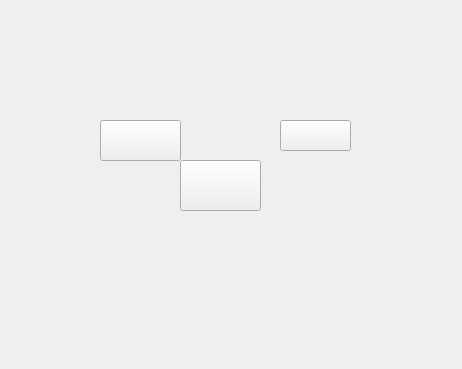
<?xml version="1.0" encoding="UTF-8"?>
<ui version="4.0">
 <class>MainWindow</class>
 <widget class="QMainWindow" name="MainWindow">
  <property name="geometry">
   <rect>
    <x>0</x>
    <y>0</y>
    <width>462</width>
    <height>369</height>
   </rect>
  </property>
  <property name="windowTitle">
   <string>MainWindow</string>
  </property>
  <property name="styleSheet">
   <string notr="true">#centralwidget{ border-image: url(:/ball/ball.jpg);}</string>
  </property>
  <widget class="QWidget" name="centralwidget">
   <widget class="QPushButton" name="pushButton">
    <property name="geometry">
     <rect>
      <x>180</x>
      <y>160</y>
      <width>81</width>
      <height>51</height>
     </rect>
    </property>
    <property name="styleSheet">
     <string notr="true">border-image: url(:/ball/kapat.png);</string>
    </property>
    <property name="text">
     <string/>
    </property>
   </widget>
   <widget class="QPushButton" name="pushButton_2">
    <property name="geometry">
     <rect>
      <x>280</x>
      <y>120</y>
      <width>71</width>
      <height>31</height>
     </rect>
    </property>
    <property name="styleSheet">
     <string notr="true">border-image: url(:/ball/genişletme.jpg);</string>
    </property>
    <property name="text">
     <string/>
    </property>
   </widget>
   <widget class="QPushButton" name="pushButton_3">
    <property name="geometry">
     <rect>
      <x>100</x>
      <y>120</y>
      <width>81</width>
      <height>41</height>
     </rect>
    </property>
    <property name="styleSheet">
     <string notr="true">border-image: url(:/ball/simge_durumu.jpg);</string>
    </property>
    <property name="text">
     <string/>
    </property>
   </widget>
  </widget>
 </widget>
 <resources>
  <include location="icons.qrc"/>
 </resources>
 <connections/>
</ui>
